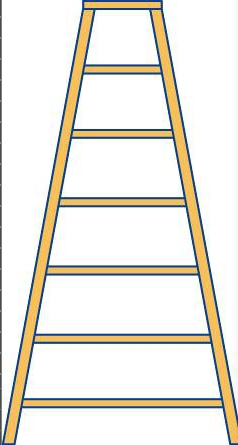
//> input picture class_6/test.jpg, 238 x 445 px, given in place of the camera
$ ./trackbar   (built with g++ and OpenCV 4)
//> lines starting //> are read from the running program, lines starting //| are printed output that depends on the picture
#include <opencv2/opencv.hpp>

using namespace cv;
using namespace std;

string window_name = "binaryMat";
int th=30;


void threshod_Mat(int th_1, void* ){
    th = th_1;
}

int main() {
    VideoCapture cap(0, CAP_DSHOW);

    cv::Mat frame, rFrame_G, dst;
    double scale=0.5;
    int th_min = 30;
    int th_max = 255;
    while(true) {

        cap >> frame;
//> frame is the input picture: 445 rows x 238 cols, CV_8UC3; mean B, G, R 222.7, 231.5, 234.4

        Size ResImgSiz = Size(frame.cols * scale, frame.rows * scale);
//> ResImgSiz = Size(119, 222)
        cv::Mat rFrame = Mat(ResImgSiz, frame.type());
        cv::resize(frame, rFrame, ResImgSiz, INTER_LINEAR);
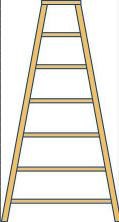
//> rFrame: 222 rows x 119 cols, CV_8UC3; mean B, G, R 222.7, 231.4, 234.3
        cv::cvtColor(rFrame, rFrame_G, COLOR_BGR2GRAY);
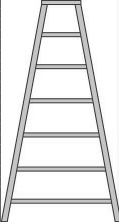
//> rFrame_G: 222 rows x 119 cols, CV_8UC1; min 51, max 255, mean 231.2
        cv::threshold(rFrame_G, dst, th, 255, 0);
//> dst: 222 rows x 119 cols, CV_8UC1; every value is 255
        cv::imshow(window_name, dst);
        cv::createTrackbar("threshold", window_name, &th_min, th_max, threshod_Mat);

        if (waitKey(1) == 27)
//> the Esc key is pressed
        {
            break;
        }
    }
}
